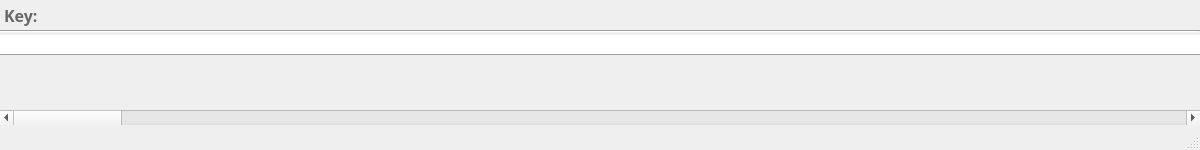
<?xml version="1.0" encoding="UTF-8"?>
<ui version="4.0">
 <class>AnimationWindow</class>
 <widget class="QMainWindow" name="AnimationWindow">
  <property name="geometry">
   <rect>
    <x>0</x>
    <y>0</y>
    <width>1200</width>
    <height>150</height>
   </rect>
  </property>
  <property name="windowTitle">
   <string>MainWindow</string>
  </property>
  <widget class="QWidget" name="centralwidget">
   <widget class="QTextEdit" name="keyText">
    <property name="geometry">
     <rect>
      <x>0</x>
      <y>0</y>
      <width>51</width>
      <height>51</height>
     </rect>
    </property>
    <property name="font">
     <font>
      <family>Arial Black</family>
      <pointsize>14</pointsize>
      <weight>75</weight>
      <bold>true</bold>
     </font>
    </property>
    <property name="autoFillBackground">
     <bool>false</bool>
    </property>
    <property name="styleSheet">
     <string notr="true">QTextEdit{background-color:rgb(255,132,139,0);border-radius:3px;color:rgb(0,0,0);}</string>
    </property>
    <property name="frameShape">
     <enum>QFrame::NoFrame</enum>
    </property>
    <property name="html">
     <string>&lt;!DOCTYPE HTML PUBLIC &quot;-//W3C//DTD HTML 4.0//EN&quot; &quot;http://www.w3.org/TR/REC-html40/strict.dtd&quot;&gt;
&lt;html&gt;&lt;head&gt;&lt;meta name=&quot;qrichtext&quot; content=&quot;1&quot; /&gt;&lt;style type=&quot;text/css&quot;&gt;
p, li { white-space: pre-wrap; }
&lt;/style&gt;&lt;/head&gt;&lt;body style=&quot; font-family:'Arial Black'; font-size:14pt; font-weight:600; font-style:normal;&quot;&gt;
&lt;p style=&quot; margin-top:0px; margin-bottom:0px; margin-left:0px; margin-right:0px; -qt-block-indent:0; text-indent:0px;&quot;&gt;&lt;span style=&quot; font-family:'SimSun'; font-size:12pt; color:#686868;&quot;&gt;Key:&lt;/span&gt;&lt;/p&gt;&lt;/body&gt;&lt;/html&gt;</string>
    </property>
   </widget>
   <widget class="QPushButton" name="AddKey">
    <property name="geometry">
     <rect>
      <x>50</x>
      <y>0</y>
      <width>25</width>
      <height>25</height>
     </rect>
    </property>
    <property name="text">
     <string/>
    </property>
    <property name="icon">
     <iconset resource="icon.qrc">
      <normaloff>:/new/icon/icon/AddKey.png</normaloff>
      <normalon>:/new/icon/icon/AddKey.png</normalon>:/new/icon/icon/AddKey.png</iconset>
    </property>
    <property name="iconSize">
     <size>
      <width>25</width>
      <height>25</height>
     </size>
    </property>
    <property name="autoDefault">
     <bool>false</bool>
    </property>
    <property name="default">
     <bool>false</bool>
    </property>
    <property name="flat">
     <bool>true</bool>
    </property>
   </widget>
   <widget class="QPushButton" name="DeleteKey">
    <property name="geometry">
     <rect>
      <x>90</x>
      <y>0</y>
      <width>25</width>
      <height>25</height>
     </rect>
    </property>
    <property name="text">
     <string/>
    </property>
    <property name="icon">
     <iconset resource="icon.qrc">
      <normaloff>:/new/icon/icon/DeleteKey.png</normaloff>
      <normalon>:/new/icon/icon/DeleteKey.png</normalon>:/new/icon/icon/DeleteKey.png</iconset>
    </property>
    <property name="iconSize">
     <size>
      <width>25</width>
      <height>25</height>
     </size>
    </property>
    <property name="flat">
     <bool>true</bool>
    </property>
   </widget>
   <widget class="QScrollBar" name="horizontalScrollBar">
    <property name="geometry">
     <rect>
      <x>0</x>
      <y>110</y>
      <width>1200</width>
      <height>15</height>
     </rect>
    </property>
    <property name="orientation">
     <enum>Qt::Horizontal</enum>
    </property>
   </widget>
   <widget class="Line" name="line">
    <property name="geometry">
     <rect>
      <x>0</x>
      <y>30</y>
      <width>1200</width>
      <height>3</height>
     </rect>
    </property>
    <property name="orientation">
     <enum>Qt::Horizontal</enum>
    </property>
   </widget>
   <widget class="QWidget" name="horizontalLayoutWidget">
    <property name="geometry">
     <rect>
      <x>0</x>
      <y>60</y>
      <width>1201</width>
      <height>41</height>
     </rect>
    </property>
    <layout class="QHBoxLayout" name="horizontalLayout"/>
   </widget>
   <widget class="QTextBrowser" name="textBrowser">
    <property name="geometry">
     <rect>
      <x>0</x>
      <y>35</y>
      <width>1440</width>
      <height>20</height>
     </rect>
    </property>
    <property name="frameShape">
     <enum>QFrame::Panel</enum>
    </property>
    <property name="frameShadow">
     <enum>QFrame::Raised</enum>
    </property>
   </widget>
  </widget>
  <widget class="QMenuBar" name="menubar">
   <property name="geometry">
    <rect>
     <x>0</x>
     <y>0</y>
     <width>1200</width>
     <height>23</height>
    </rect>
   </property>
  </widget>
  <widget class="QStatusBar" name="statusbar"/>
 </widget>
 <resources>
  <include location="icon.qrc"/>
 </resources>
 <connections/>
</ui>
